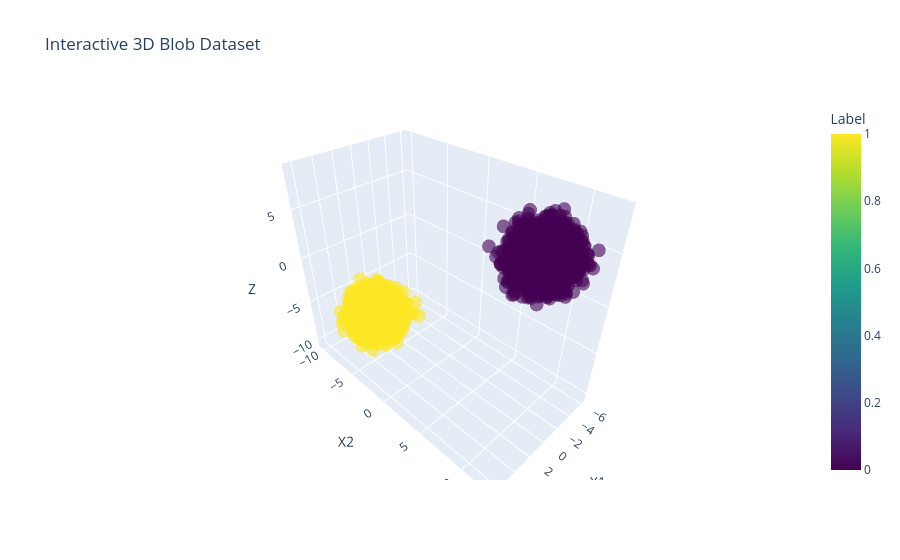

Notebook code cell kept with this figure:
### Code cell
import plotly.express as px
from sklearn.datasets import make_blobs
import pandas as pd

# Generate 3D blobs
X, y = make_blobs(n_samples=10000, centers=NUM_CLASSES, n_features=3,
                  cluster_std=NOISE, random_state=42)

# Convert to DataFrame for Plotly
df = pd.DataFrame(X, columns=["X1", "X2", "Z"])
df["Label"] = y

# Interactive Plot
fig = px.scatter_3d(df, x="X1", y="X2", z="Z", color="Label", opacity=0.6,
                    title="Interactive 3D Blob Dataset",
                    color_continuous_scale="Viridis")
fig.show()

### Figure 1 — Plotly figure (JSON) as saved in the notebook; plotly's stock layout.template omitted (floating-point values rounded to 4 significant figures; data arrays with more than 128 entries replaced by an {"elided": "..."} marker saying what was removed)
{"data": [{"hovertemplate": "X1=%{x}<br>X2=%{y}<br>Z=%{z}<br>Label=%{marker.color}<extra></extra>", "legendgroup": "", "marker": {"color": {"elided": "10000 int values"}, "coloraxis": "coloraxis", "opacity": 0.6, "symbol": "circle"}, "mode": "markers", "name": "", "scene": "scene", "showlegend": false, "type": "scatter3d", "x": {"elided": "10000 float values"}, "y": {"elided": "10000 float values"}, "z": {"elided": "10000 float values"}}], "layout": {"coloraxis": {"colorbar": {"title": {"text": "Label"}}, "colorscale": [[0, "#440154"], [0.1111, "#482878"], [0.2222, "#3e4989"], [0.3333, "#31688e"], [0.4444, "#26828e"], [0.5556, "#1f9e89"], [0.6667, "#35b779"], [0.7778, "#6ece58"], [0.8889, "#b5de2b"], [1, "#fde725"]]}, "legend": {"tracegroupgap": 0}, "scene": {"domain": {"x": [0, 1], "y": [0, 1]}, "xaxis": {"title": {"text": "X1"}}, "yaxis": {"title": {"text": "X2"}}, "zaxis": {"title": {"text": "Z"}}}, "title": {"text": "Interactive 3D Blob Dataset"}}}
